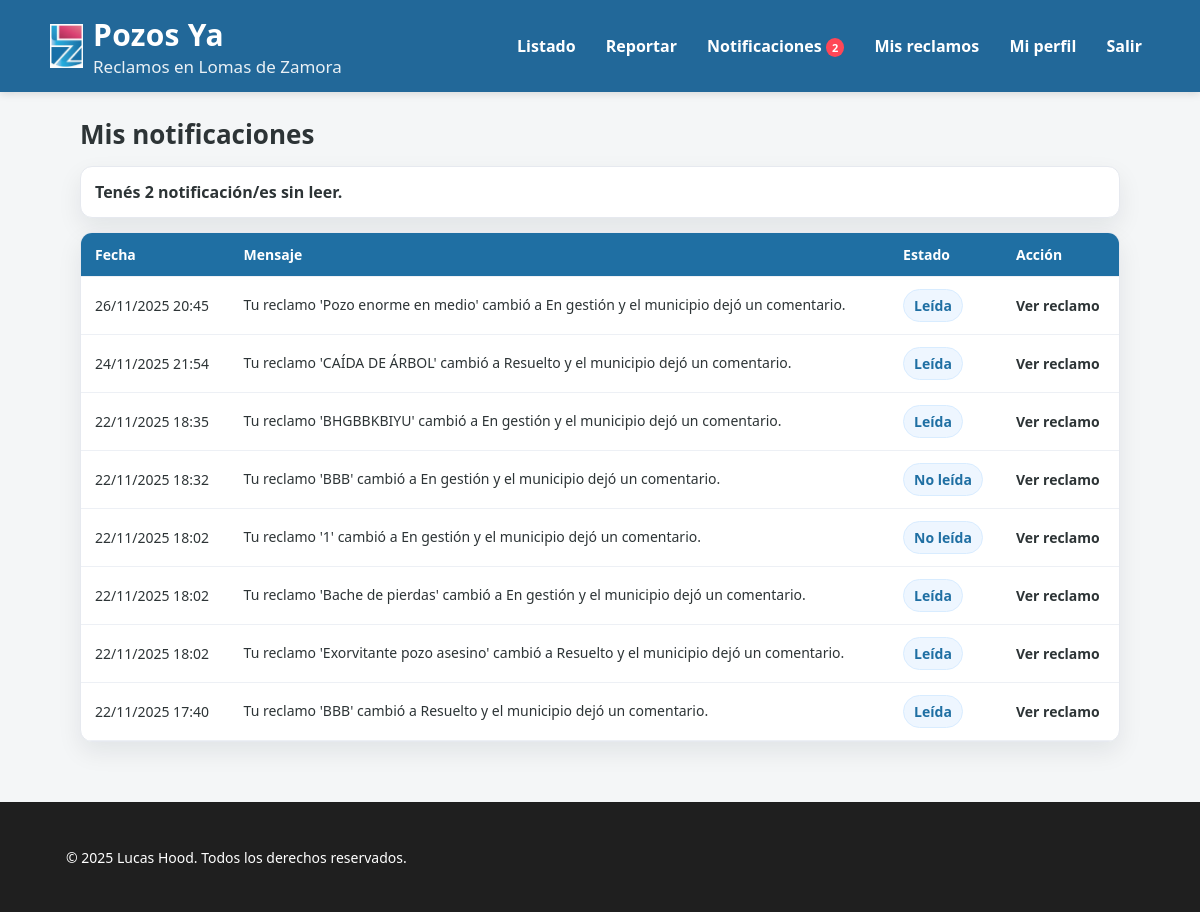
/notificaciones/ (signed in), run on an earlier commit of the app's database.
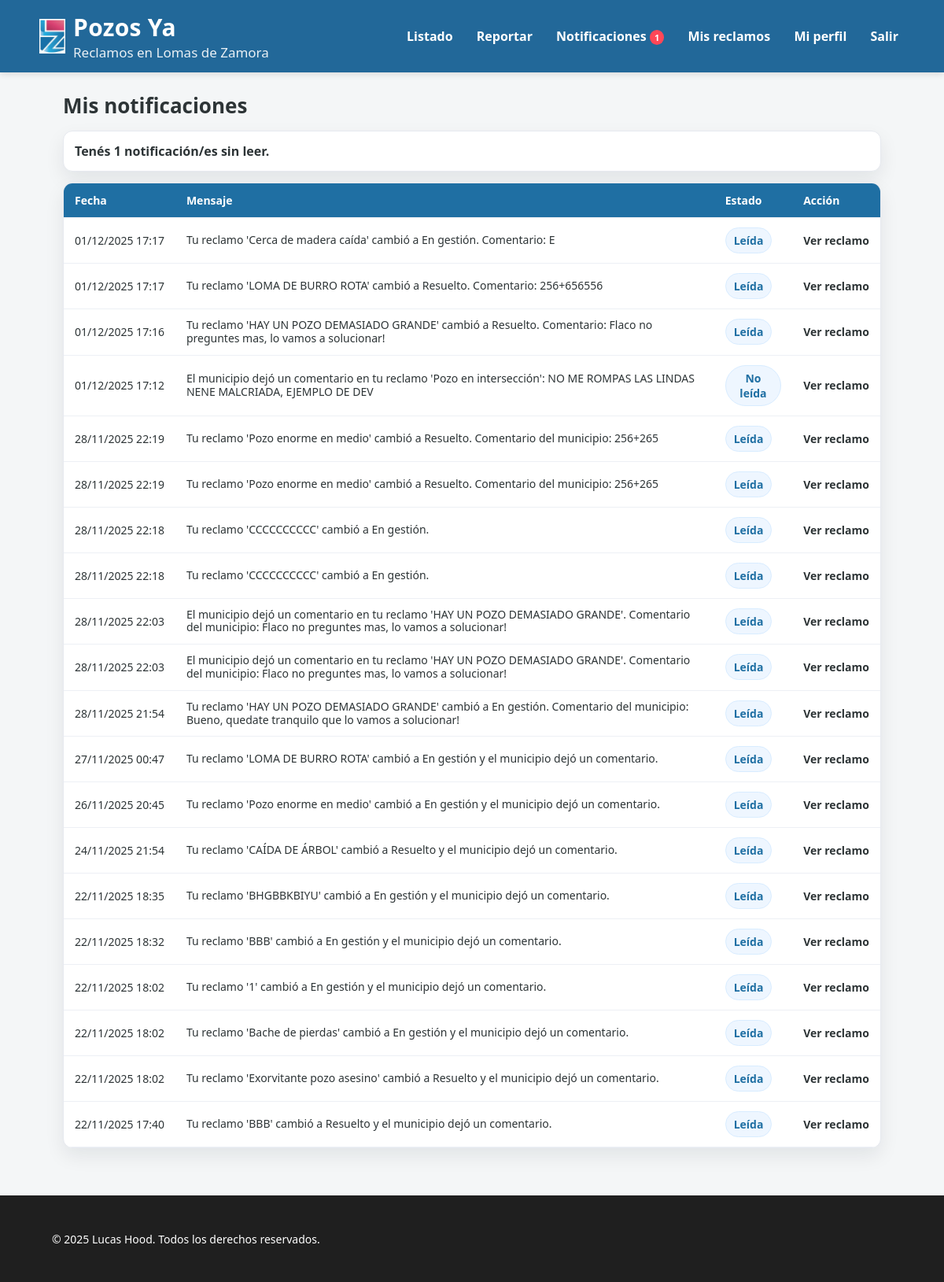
And on a later commit of the database.
### baches/models.py (models this page shows, shortened)
class Notificacion(models.Model):
    TIPOS = [
        ("estado", "Cambio de estado"),
        ("comentario", "Comentario del municipio"),
        ("mixto", "Estado y comentario"),
    ]
    destinatario = models.ForeignKey(User, on_delete=models.CASCADE, related_name="notificaciones")
    bache = models.ForeignKey("Bache", on_delete=models.CASCADE, related_name="notificaciones")
    tipo = models.CharField(max_length=20, choices=TIPOS, default="estado")
    mensaje = models.CharField(max_length=255)
    leida = models.BooleanField(default=False)
    fecha = models.DateTimeField(auto_now_add=True)

### baches/views.py (the view)
# urls.py: path("notificaciones/", baches_views.mis_notificaciones, name="mis_notificaciones"),
@login_required
def mis_notificaciones(request):
    notifs = (
        Notificacion.objects.filter(destinatario=request.user).order_by("-fecha")
    )
    no_leidas = notifs.filter(leida=False).count()
    return render(request, "baches/notificaciones.html", {"notificaciones": notifs, "no_leidas": no_leidas})

### baches/context_processors.py (called while the page is built)
def notificaciones_no_leidas(request):
    if request.user.is_authenticated:
        count = Notificacion.objects.filter(destinatario=request.user, leida=False).count()
        return {"notifs_no_leidas": count}
    return {"notifs_no_leidas": 0}

### templates/baches/notificaciones.html (shortened to what this page needs)
{% extends "base.html" %}
{% load static %}
{% block extra_head %}
    <link rel="stylesheet" href="{% static 'baches/css/municipio.css' %}">
{% endblock %}
{% block content %}
    <div class="pm-wrapper">
    <h2 class="pm-title">Mis notificaciones</h2>
    {% if no_leidas > 0 %}
        <div class="pm-table-card" style="margin-bottom: 14px; padding: 14px;">
        <strong>Tenés {{ no_leidas }} notificación/es sin leer.</strong>
        </div>
    {% endif %}
    {% if notificaciones %}
        <div class="pm-table-card">
        <div class="pm-table-scroll">
            <table class="pm-table">
            <thead>
                <tr>
                <th>Fecha</th>
                <th>Mensaje</th>
                <th>Estado</th>
                <th>Acción</th>
                </tr>
            </thead>
            <tbody>
                {% for n in notificaciones %}
                <tr class="{% if not n.leida %}nt-unread{% endif %}">
                    <td class="pm-nowrap">{{ n.fecha|date:"d/m/Y H:i" }}</td>
                    <td>
                    <div class="pm-ubi-cell">{{ n.mensaje }}</div>
                    </td>
                    <td>
                    {% if n.leida %}
                        <span class="pm-pill">Leída</span>
                    {% else %}
                        <span class="pm-pill nt-pill-unread">No leída</span>
                    {% endif %}
                    </td>
                    <td class="pm-nowrap">
                    <a class="nt-link" href="{% url 'marcar_notificacion_leida' n.id %}">
                        Ver reclamo
                    </a>
                    </td>
                </tr>
                {% endfor %}
            </tbody>
            </table>
        </div>
        </div>
    {% else %}
        <div class="pm-table-card" style="padding: 18px;">
        <span class="pm-muted">No tenés notificaciones todavía.</span>
        </div>
    {% endif %}
    </div>
{% endblock %}

### templates/base.html (shortened to what this page needs)
<!DOCTYPE html>
<html lang="es">
<head>
    {% load static %}
    <link rel="stylesheet" href="{% static 'baches/css/styles.css' %}">
    <link rel="stylesheet" href="https://unpkg.com/leaflet@1.9.4/dist/leaflet.css"/>
    {% block extra_head %}{% endblock %}
</head>
<body>
<header>
    <div class="header-wrap">
        <div class="brand">
            <a href="/" style="text-decoration: none; color: white; display: flex; align-items: center; gap: 10px;">
                <img src="{% static 'baches/img/logo.jpg' %}" alt="Logo de Lomas de Zamora" class="logo-lomas">
                <div class="brand-text-wrap">
                    <h1>Pozos Ya</h1>
                    <small>Reclamos en Lomas de Zamora</small>
                </div>
            </a>
        </div>
        <nav>
            {% if user.is_authenticated %}
                {% if user.perfil and user.perfil.rol == "municipio" %}
                    <a href="{% url 'lista_baches' %}">Listado</a>
                    <a href="{% url 'panel_municipio' %}" class="highlight">Panel</a>
                    <a href="{% url 'logout' %}">Salir</a>
                {% else %}
                    <a href="{% url 'lista_baches' %}">Listado</a>
                    <a href="{% url 'crear_bache' %}">Reportar</a>
                    <a href="{% url 'mis_notificaciones' %}">
                        Notificaciones {% if notifs_no_leidas %}<span class="badge">{{ notifs_no_leidas }}</span>{% endif %}
                    </a>
                    <a href="{% url 'mis_baches' %}">Mis reclamos</a>
                    <a href="{% url 'editar_perfil' %}">Mi perfil</a>
                    <a href="{% url 'logout' %}">Salir</a>
                {% endif %}
            {% else %}
                <a href="{% url 'lista_baches' %}">Listado</a>
                <a href="{% url 'crear_bache' %}">Reportar</a>
                <a href="{% url 'login' %}">Entrar</a>
            {% endif %}
        </nav>
    </div>
</header>
<main>
    {% block content %}{% endblock %}
</main>
<footer class="site-footer">
    <div class="site-footer__inner">
        © {% now "Y" %} Lucas Hood. Todos los derechos reservados.
    </div>
</footer>
</body>
</html>

### baches/static/baches/css/styles.css (style rules this page uses)
:root { --verde-oscuro:#0a6b3c; --verde-claro:#2fa866; --gris-fondo:#f4f6f7; --gris-texto:#2d3436; --borde:#e3e6e8; }
* { box-sizing:border-box; }
body { margin:0; font-family: system-ui, -apple-system, Segoe UI, Roboto, Arial, sans-serif; background: var(--gris-fondo); color: var(--gris-texto); }
header { background: #226899; color: white; padding: 14px 18px; box-shadow: 0 2px 8px rgba(0,0,0,.12); }
.header-wrap { max-width: 1100px; margin: 0 auto; display:flex; gap:16px; align-items:center; justify-content:space-between; }
.brand { display:flex; align-items:center; gap:12px; }
.brand h1 { margin:0; font-size: 30px; letter-spacing:.3px; }
.brand small { display:block; font-size:17px; opacity:.9; }
nav a { color:white; text-decoration:none; font-weight:600; margin-left:10px; padding:6px 8px; border-radius:6px; transition:.2s; }
main { max-width: 1100px; margin: 20px auto; padding: 0 14px; }
.logo-lomas { height: 45px; width: auto; object-fit: contain; }
.badge { background: #ff4757; color: white; padding: 2px 6px; border-radius: 50%; font-size: 11px; vertical-align: middle; }
.site-footer { margin-top: 60px; border-top: 1px solid rgba(0,0,0,.08); padding: 45px 0; background: #1f1f1f; }
.site-footer__inner { max-width: 1100px; margin: 0 auto; padding: 0 16px; font-size: 14px; color: rgb(255, 255, 255); text-align: left; }
.pm-table td a { color: inherit; text-decoration: none; font-weight: 700; }
.pm-wrapper { max-width: 1200px; margin: 24px auto; padding: 0 16px; }
.pm-title { font-size: 26px; font-weight: 800; margin: 0 0 14px 0; }
.pm-table-card { background: #fff; border: 1px solid #e6e9ef; border-radius: 12px; overflow: hidden; box-shadow: 0 10px 25px rgba(16, 24, 40, 0.08); }
.pm-table-scroll { overflow-x: auto; }
.pm-table { width: 100%; border-collapse: collapse; min-width: 980px; }
.pm-table thead { background: #1f6fa3; color: #fff; }
.pm-table th, .pm-table td { padding: 12px 14px; border-bottom: 1px solid #edf0f5; vertical-align: middle; text-align: left; font-size: 14px; }
.pm-nowrap { white-space: nowrap; }
.pm-ubi-cell { line-height: 1.2; }
.pm-pill { display: inline-block; min-width: 34px; text-align: center; padding: 6px 10px; border-radius: 999px; background: #eef6ff; color: #1f6fa3; font-weight: 800; border: 1px solid #d8ecff; }

### baches/static/baches/css/municipio.css (style rules this page uses)
.pm-wrapper { max-width: 1200px; margin: 24px auto; padding: 0 16px; }
.pm-title { font-size: 26px; font-weight: 800; margin: 0 0 14px 0; }
.pm-table-card { background: #fff; border: 1px solid #e6e9ef; border-radius: 12px; overflow: hidden; box-shadow: 0 10px 25px rgba(16, 24, 40, 0.08); }
.pm-table-scroll { overflow-x: auto; }
.pm-table { width: 100%; border-collapse: collapse; min-width: 980px; }
.pm-table thead { background: #1f6fa3; color: #fff; }
.pm-table th, .pm-table td { padding: 12px 14px; border-bottom: 1px solid #edf0f5; vertical-align: middle; text-align: left; font-size: 14px; }
.pm-nowrap { white-space: nowrap; }
.pm-ubi-cell { line-height: 1.2; }
.pm-pill { display: inline-block; min-width: 34px; text-align: center; padding: 6px 10px; border-radius: 999px; background: #eef6ff; color: #1f6fa3; font-weight: 800; border: 1px solid #d8ecff; }

What changed in the data, as far as the page shows it:
added Notificacion: fecha "01/12/2025 17:17", mensaje "Tu reclamo 'Cerca de madera caída' cambió a En gestión. Comentario: E", leida "Leída"
added Notificacion: fecha "01/12/2025 17:17", mensaje "Tu reclamo 'LOMA DE BURRO ROTA' cambió a Resuelto. Comentario: 256+656556", leida "Leída"
added Notificacion: fecha "01/12/2025 17:16", mensaje "Tu reclamo 'HAY UN POZO DEMASIADO GRANDE' cambió a Resuelto. Comentario: Flaco no preguntes mas, lo vamos a solucionar!", leida "Leída"
added Notificacion: fecha "01/12/2025 17:12", mensaje "El municipio dejó un comentario en tu reclamo 'Pozo en intersección': NO ME ROMPAS LAS LINDAS NENE MALCRIADA, EJEMPLO DE DEV", leida "No leída"
added Notificacion: fecha "28/11/2025 22:19", mensaje "Tu reclamo 'Pozo enorme en medio' cambió a Resuelto. Comentario del municipio: 256+265", leida "Leída"
added Notificacion: fecha "28/11/2025 22:19", mensaje "Tu reclamo 'Pozo enorme en medio' cambió a Resuelto. Comentario del municipio: 256+265", leida "Leída"
added Notificacion: fecha "28/11/2025 22:18", mensaje "Tu reclamo 'CCCCCCCCCC' cambió a En gestión.", leida "Leída"
added Notificacion: fecha "28/11/2025 22:18", mensaje "Tu reclamo 'CCCCCCCCCC' cambió a En gestión.", leida "Leída"
added Notificacion: fecha "28/11/2025 22:03", mensaje "El municipio dejó un comentario en tu reclamo 'HAY UN POZO DEMASIADO GRANDE'. Comentario del municipio: Flaco no preguntes mas, lo vamos a solucionar!", leida "Leída"
added Notificacion: fecha "28/11/2025 22:03", mensaje "El municipio dejó un comentario en tu reclamo 'HAY UN POZO DEMASIADO GRANDE'. Comentario del municipio: Flaco no preguntes mas, lo vamos a solucionar!", leida "Leída"
added Notificacion: fecha "28/11/2025 21:54", mensaje "Tu reclamo 'HAY UN POZO DEMASIADO GRANDE' cambió a En gestión. Comentario del municipio: Bueno, quedate tranquilo que lo vamos a solucionar!", leida "Leída"
added Notificacion: fecha "27/11/2025 00:47", mensaje "Tu reclamo 'LOMA DE BURRO ROTA' cambió a En gestión y el municipio dejó un comentario.", leida "Leída"
changed Notificacion "Tu reclamo 'BBB' cambió a En gestión y el municipio dejó un comentario.": leida "No leída" → "Leída"
changed Notificacion "Tu reclamo '1' cambió a En gestión y el municipio dejó un comentario.": leida "No leída" → "Leída"
Also different on the page:
{{ notifs_no_leidas }}: "2" → "1"
{{ no_leidas }}: "2" → "1"
